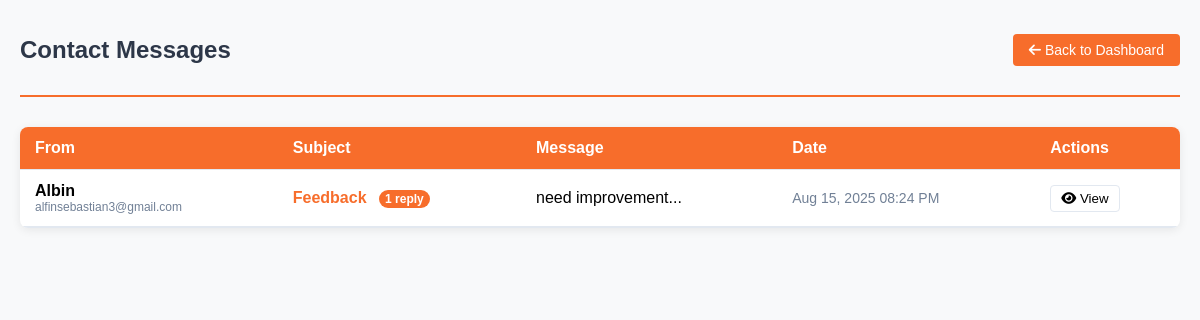
Page /localservice-main/admincontacted.php (signed in) on the committed database.
### tables this page shows
CREATE TABLE `contact_messages` (
  `id` int(11) NOT NULL,
  `user_id` int(11) DEFAULT NULL,
  `name` varchar(100) NOT NULL,
  `email` varchar(100) NOT NULL,
  `phone` varchar(20) DEFAULT NULL,
  `subject` varchar(50) NOT NULL,
  `message` text NOT NULL,
  `created_at` datetime NOT NULL
);

CREATE TABLE `users` (
  `id` int(11) NOT NULL,
  `name` varchar(100) NOT NULL,
  `email` varchar(100) NOT NULL,
  `password` varchar(255) NOT NULL,
  `role` enum('admin','provider','customer') NOT NULL,
  `phone` varchar(20) NOT NULL,
  `address` text NOT NULL,
  `city` varchar(100) NOT NULL,
  `state` varchar(100) NOT NULL,
  `pincode` varchar(20) NOT NULL,
  `profile_image` varchar(255) DEFAULT NULL,
  `is_active` tinyint(1) DEFAULT 1,
  `created_at` timestamp NOT NULL DEFAULT current_timestamp(),
  `updated_at` timestamp NOT NULL DEFAULT current_timestamp() ON UPDATE current_timestamp()
);

### localservice-main/admincontacted.php (the view, shortened to what this page needs)
<?php
include 'db.php';
$query = "SELECT cm.*, u.name as user_name, u.email as user_email,
                 (SELECT COUNT(*) FROM message_replies mr WHERE mr.message_id = cm.id) as reply_count
          FROM contact_messages cm
          LEFT JOIN users u ON cm.user_id = u.id
          ORDER BY cm.created_at DESC";
$messages = $conn->query($query)->fetch_all(MYSQLI_ASSOC);
?>
<!DOCTYPE html>
<html lang="en">
<head>
    <link rel="stylesheet" href="https://cdnjs.cloudflare.com/ajax/libs/font-awesome/6.4.0/css/all.min.css" />
</head>
<body>
    <div class="admin-container">
        <div class="admin-header">
            <h1 class="admin-title">Contact Messages</h1>
            <a href="admin_dashboard.php" class="back-btn">
                <i class="fas fa-arrow-left"></i> Back to Dashboard
            </a>
        </div>
        <?php if (count($messages) > 0): ?>
            <table class="messages-table">
                <thead>
                    <tr>
                        <th>From</th>
                        <th>Subject</th>
                        <th>Message</th>
                        <th>Date</th>
                        <th>Actions</th>
                    </tr>
                </thead>
                <tbody>
                    <?php foreach ($messages as $message): ?>
                        <tr>
                            <td>
                                <div class="message-user">
                                    <?php if ($message['user_id']): ?>
                                        <span class="user-name"><?= htmlspecialchars($message['user_name']) ?></span>
                                        <span class="user-email"><?= htmlspecialchars($message['user_email']) ?></span>
                                    <?php else: ?>
                                        <span class="user-name"><?= htmlspecialchars($message['name']) ?></span>
                                        <span class="user-email"><?= htmlspecialchars($message['email']) ?></span>
                                    <?php endif; ?>
                                </div>
                            </td>
                            <td class="message-subject">
                                <?= htmlspecialchars(ucfirst($message['subject'])) ?>
                                <?php if ($message['reply_count'] > 0): ?>
                                    <span class="reply-count"><?= $message['reply_count'] ?> reply<?= $message['reply_count'] > 1 ? 'ies' : '' ?></span>
                                <?php endif; ?>
                            </td>
                            <td>
                                <?= htmlspecialchars(substr($message['message'], 0, 50)) ?>...
                            </td>
                            <td class="message-date">
                                <?= date('M d, Y h:i A', strtotime($message['created_at'])) ?>
                            </td>
                            <td>
                                <button class="action-btn view-message" data-id="<?= $message['id'] ?>">
                                    <i class="fas fa-eye"></i> View
                                </button>
                            </td>
                        </tr>
                        <tr>
                            <td colspan="5" style="padding: 0;">
                            </td>
                        </tr>
                    <?php endforeach; ?>
                </tbody>
            </table>
        <?php endif; ?>
    </div>
</body>
</html>

### localservice-main/admincontacted.php (style rules this page uses)
:root { --primary: #f76d2b; --primary-dark: #e05b1a; --secondary: #2d3748; --accent: #f0f4f8; --text: #2d3748; --light-text: #718096; --border: #e2e8f0; --white: #ffffff; }
body { font-family: 'Arial', sans-serif; background-color: #f8f9fa; margin: 0; padding: 0; }
.admin-container { max-width: 1400px; margin: 0 auto; padding: 20px; }
.admin-header { display: flex; justify-content: space-between; align-items: center; margin-bottom: 30px; padding-bottom: 15px; border-bottom: 2px solid var(--primary); }
.admin-title { color: var(--secondary); font-size: 24px; }
.back-btn { padding: 8px 16px; background-color: var(--primary); color: white; text-decoration: none; border-radius: 4px; font-size: 14px; transition: background-color 0.3s; }
.messages-table { width: 100%; border-collapse: collapse; background-color: var(--white); box-shadow: 0 2px 10px rgba(0,0,0,0.08); border-radius: 8px; overflow: hidden; }
.messages-table th, .messages-table td { padding: 12px 15px; text-align: left; border-bottom: 1px solid var(--border); }
.messages-table th { background-color: var(--primary); color: var(--white); font-weight: 600; }
.message-subject { color: var(--primary); font-weight: 600; }
.message-user { display: flex; flex-direction: column; }
.user-name { font-weight: 600; }
.user-email { font-size: 12px; color: var(--light-text); }
.message-date { white-space: nowrap; color: var(--light-text); font-size: 14px; }
.action-btn { padding: 5px 10px; background: none; border: 1px solid var(--border); border-radius: 4px; cursor: pointer; transition: all 0.2s; }
.reply-count { display: inline-block; margin-left: 8px; padding: 2px 6px; background-color: var(--primary); color: white; border-radius: 12px; font-size: 12px; }

### rows in the picture
contact_messages: user.name "Albin", user.email "alfinsebastian3@gmail.com", subject "Feedback", reply_count "1", message "need improvement", created_at "Aug 15, 2025 08:24 PM"
